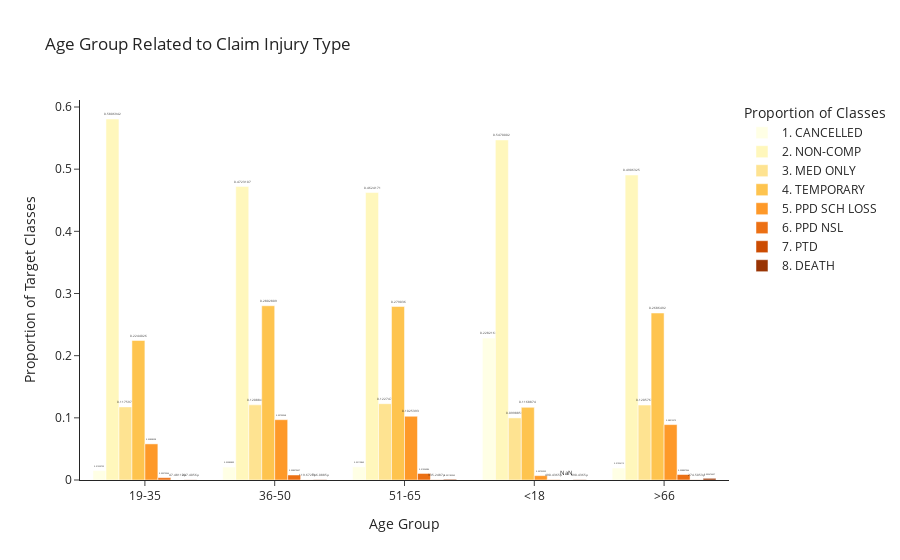
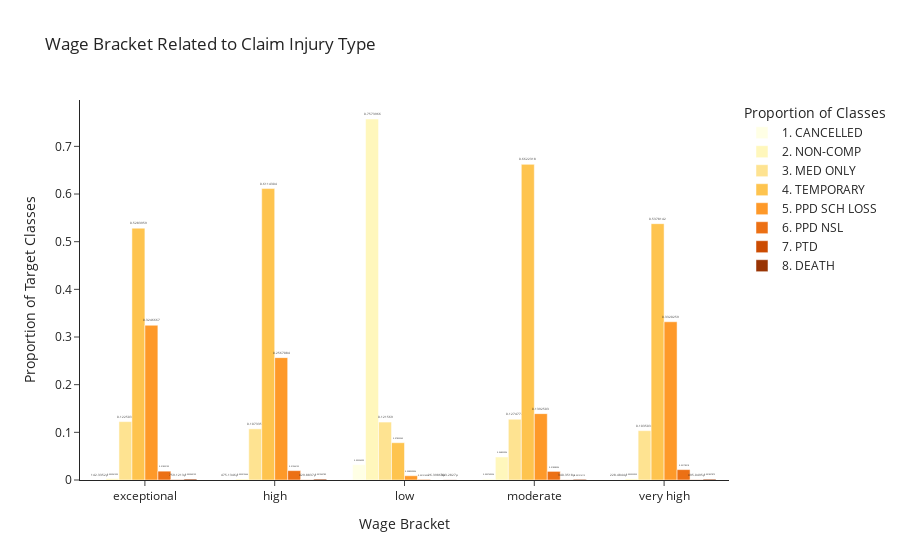
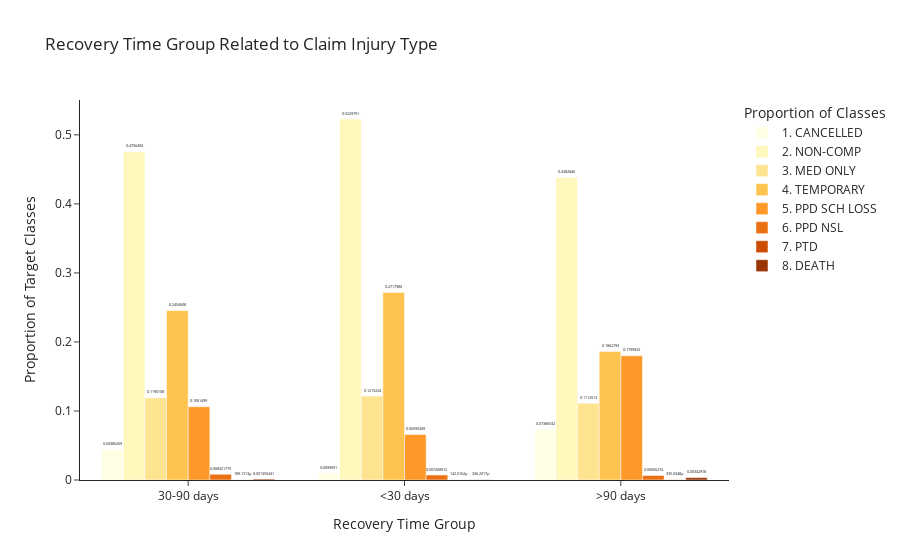
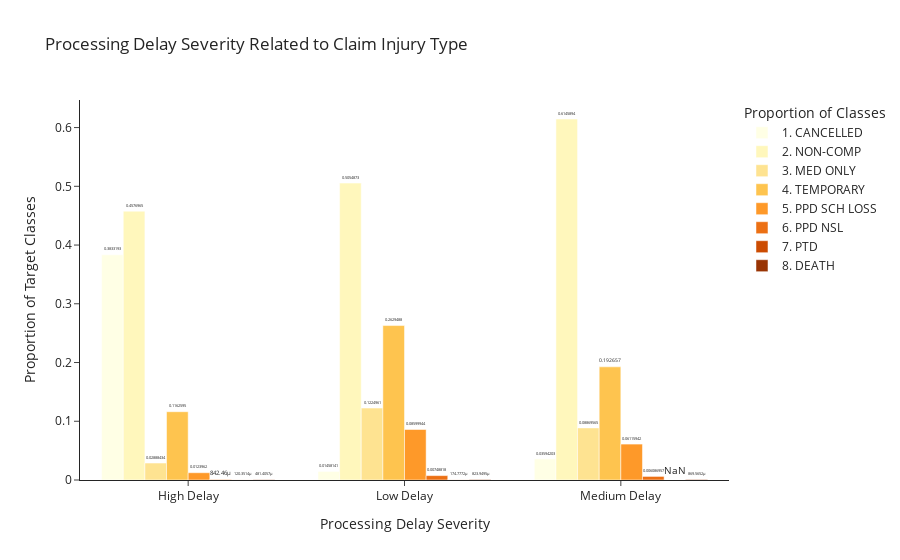

The cell these charts' notebook holds for them, in order:
### Markdown cell above
##### *Claim Status Distribution* by *Days Since Accident* - Remarks
- The longer the delay between the accident and the receipt of the Employer's Report of Work-Related Injury/Illness, the less likely it is to receive any form of compensation.

### Code cell
# define a function to create bar charts for each variable against the target classes
def plot_avg_relation_to_target(df, variable, target, title):
    # calculate the mean target distribution for each category in the variable
    group_data = df.groupby(variable)[target].value_counts(normalize=True).unstack()
    
    # create a bar chart for the variable with a clean template and a custom color palette
    fig = px.bar(
        group_data, 
        title=f'{title} Related to {target}', 
        template='simple_white',  
        text_auto=True, 
        barmode='group', 
        labels={target: 'Proportion of Classes', variable: title},
        color_discrete_sequence=px.colors.sequential.YlOrBr 
    )
    
    fig.update_traces(textposition='outside')
    fig.update_yaxes(title='Proportion of Target Classes')
    fig.update_xaxes(title=title)
    fig.update_layout(showlegend=True)
    fig.show()

# plot relationships for each variable
plot_avg_relation_to_target(X_train, 'Age Group', 'Claim Injury Type', 'Age Group')
plot_avg_relation_to_target(X_train, 'Wage Bracket', 'Claim Injury Type', 'Wage Bracket')
plot_avg_relation_to_target(X_train, 'Recovery Time Group', 'Claim Injury Type', 'Recovery Time Group')
plot_avg_relation_to_target(X_train, 'Processing Delay Severity', 'Claim Injury Type', 'Processing Delay Severity')
plot_avg_relation_to_target(X_train, 'Year Accident Grouping', 'Claim Injury Type', 'Year Accident Grouping')

### Figure 1 — Plotly figure (JSON) as saved in the notebook; plotly's stock layout.template omitted (floating-point values rounded to 4 significant figures)
{"data": [{"alignmentgroup": "True", "hovertemplate": "Proportion of Classes=1. CANCELLED<br>Age Group=%{x}<br>value=%{y}<extra></extra>", "legendgroup": "1. CANCELLED", "marker": {"color": "rgb(255,255,229)", "pattern": {"shape": ""}}, "name": "1. CANCELLED", "offsetgroup": "1. CANCELLED", "orientation": "v", "showlegend": true, "textposition": "outside", "texttemplate": "%{y}", "type": "bar", "x": ["19-35", "36-50", "51-65", "<18", ">66"], "xaxis": "x", "y": [0.01521, 0.02081, 0.0212, 0.2282, 0.01926], "yaxis": "y"}, {"alignmentgroup": "True", "hovertemplate": "Proportion of Classes=2. NON-COMP<br>Age Group=%{x}<br>value=%{y}<extra></extra>", "legendgroup": "2. NON-COMP", "marker": {"color": "rgb(255,247,188)", "pattern": {"shape": ""}}, "name": "2. NON-COMP", "offsetgroup": "2. NON-COMP", "orientation": "v", "showlegend": true, "textposition": "outside", "texttemplate": "%{y}", "type": "bar", "x": ["19-35", "36-50", "51-65", "<18", ">66"], "xaxis": "x", "y": [0.5807, 0.4723, 0.4624, 0.547, 0.4906], "yaxis": "y"}, {"alignmentgroup": "True", "hovertemplate": "Proportion of Classes=3. MED ONLY<br>Age Group=%{x}<br>value=%{y}<extra></extra>", "legendgroup": "3. MED ONLY", "marker": {"color": "rgb(254,227,145)", "pattern": {"shape": ""}}, "name": "3. MED ONLY", "offsetgroup": "3. MED ONLY", "orientation": "v", "showlegend": true, "textposition": "outside", "texttemplate": "%{y}", "type": "bar", "x": ["19-35", "36-50", "51-65", "<18", ">66"], "xaxis": "x", "y": [0.1176, 0.1209, 0.1227, 0.09989, 0.1206], "yaxis": "y"}, {"alignmentgroup": "True", "hovertemplate": "Proportion of Classes=4. TEMPORARY<br>Age Group=%{x}<br>value=%{y}<extra></extra>", "legendgroup": "4. TEMPORARY", "marker": {"color": "rgb(254,196,79)", "pattern": {"shape": ""}}, "name": "4. TEMPORARY", "offsetgroup": "4. TEMPORARY", "orientation": "v", "showlegend": true, "textposition": "outside", "texttemplate": "%{y}", "type": "bar", "x": ["19-35", "36-50", "51-65", "<18", ">66"], "xaxis": "x", "y": [0.2244, 0.2803, 0.279, 0.1169, 0.2686], "yaxis": "y"}, {"alignmentgroup": "True", "hovertemplate": "Proportion of Classes=5. PPD SCH LOSS<br>Age Group=%{x}<br>value=%{y}<extra></extra>", "legendgroup": "5. PPD SCH LOSS", "marker": {"color": "rgb(254,153,41)", "pattern": {"shape": ""}}, "name": "5. PPD SCH LOSS", "offsetgroup": "5. PPD SCH LOSS", "orientation": "v", "showlegend": true, "textposition": "outside", "texttemplate": "%{y}", "type": "bar", "x": ["19-35", "36-50", "51-65", "<18", ">66"], "xaxis": "x", "y": [0.05808, 0.09701, 0.1025, 0.00703, 0.08912], "yaxis": "y"}, {"alignmentgroup": "True", "hovertemplate": "Proportion of Classes=6. PPD NSL<br>Age Group=%{x}<br>value=%{y}<extra></extra>", "legendgroup": "6. PPD NSL", "marker": {"color": "rgb(236,112,20)", "pattern": {"shape": ""}}, "name": "6. PPD NSL", "offsetgroup": "6. PPD NSL", "orientation": "v", "showlegend": true, "textposition": "outside", "texttemplate": "%{y}", "type": "bar", "x": ["19-35", "36-50", "51-65", "<18", ">66"], "xaxis": "x", "y": [0.003731, 0.00807, 0.01054, 0.0004904, 0.008807], "yaxis": "y"}, {"alignmentgroup": "True", "hovertemplate": "Proportion of Classes=7. PTD<br>Age Group=%{x}<br>value=%{y}<extra></extra>", "legendgroup": "7. PTD", "marker": {"color": "rgb(204,76,2)", "pattern": {"shape": ""}}, "name": "7. PTD", "offsetgroup": "7. PTD", "orientation": "v", "showlegend": true, "textposition": "outside", "texttemplate": "%{y}", "type": "bar", "x": ["19-35", "36-50", "51-65", "<18", ">66"], "xaxis": "x", "y": [4.748e-05, 0.0001197, 0.0003352, null, 0.0002745], "yaxis": "y"}, {"alignmentgroup": "True", "hovertemplate": "Proportion of Classes=8. DEATH<br>Age Group=%{x}<br>value=%{y}<extra></extra>", "legendgroup": "8. DEATH", "marker": {"color": "rgb(153,52,4)", "pattern": {"shape": ""}}, "name": "8. DEATH", "offsetgroup": "8. DEATH", "orientation": "v", "showlegend": true, "textposition": "outside", "texttemplate": "%{y}", "type": "bar", "x": ["19-35", "36-50", "51-65", "<18", ">66"], "xaxis": "x", "y": [0.0002374, 0.0005161, 0.001185, 0.0004904, 0.002676], "yaxis": "y"}], "layout": {"barmode": "group", "legend": {"title": {"text": "Proportion of Classes"}, "tracegroupgap": 0}, "showlegend": true, "title": {"text": "Age Group Related to Claim Injury Type"}, "xaxis": {"anchor": "y", "domain": [0, 1], "title": {"text": "Age Group"}}, "yaxis": {"anchor": "x", "domain": [0, 1], "title": {"text": "Proportion of Target Classes"}}}}

### Figure 2 — Plotly figure (JSON) as saved in the notebook; plotly's stock layout.template omitted (floating-point values rounded to 4 significant figures)
{"data": [{"alignmentgroup": "True", "hovertemplate": "Proportion of Classes=1. CANCELLED<br>Wage Bracket=%{x}<br>value=%{y}<extra></extra>", "legendgroup": "1. CANCELLED", "marker": {"color": "rgb(255,255,229)", "pattern": {"shape": ""}}, "name": "1. CANCELLED", "offsetgroup": "1. CANCELLED", "orientation": "v", "showlegend": true, "textposition": "outside", "texttemplate": "%{y}", "type": "bar", "x": ["exceptional", "high", "low", "moderate", "very high"], "xaxis": "x", "y": [0.0001423, 0.0004751, 0.03225, 0.002769, 0.0002285], "yaxis": "y"}, {"alignmentgroup": "True", "hovertemplate": "Proportion of Classes=2. NON-COMP<br>Wage Bracket=%{x}<br>value=%{y}<extra></extra>", "legendgroup": "2. NON-COMP", "marker": {"color": "rgb(255,247,188)", "pattern": {"shape": ""}}, "name": "2. NON-COMP", "offsetgroup": "2. NON-COMP", "orientation": "v", "showlegend": true, "textposition": "outside", "texttemplate": "%{y}", "type": "bar", "x": ["exceptional", "high", "low", "moderate", "very high"], "xaxis": "x", "y": [0.002942, 0.002014, 0.7574, 0.04833, 0.002323], "yaxis": "y"}, {"alignmentgroup": "True", "hovertemplate": "Proportion of Classes=3. MED ONLY<br>Wage Bracket=%{x}<br>value=%{y}<extra></extra>", "legendgroup": "3. MED ONLY", "marker": {"color": "rgb(254,227,145)", "pattern": {"shape": ""}}, "name": "3. MED ONLY", "offsetgroup": "3. MED ONLY", "orientation": "v", "showlegend": true, "textposition": "outside", "texttemplate": "%{y}", "type": "bar", "x": ["exceptional", "high", "low", "moderate", "very high"], "xaxis": "x", "y": [0.1225, 0.1073, 0.1216, 0.1275, 0.1035], "yaxis": "y"}, {"alignmentgroup": "True", "hovertemplate": "Proportion of Classes=4. TEMPORARY<br>Wage Bracket=%{x}<br>value=%{y}<extra></extra>", "legendgroup": "4. TEMPORARY", "marker": {"color": "rgb(254,196,79)", "pattern": {"shape": ""}}, "name": "4. TEMPORARY", "offsetgroup": "4. TEMPORARY", "orientation": "v", "showlegend": true, "textposition": "outside", "texttemplate": "%{y}", "type": "bar", "x": ["exceptional", "high", "low", "moderate", "very high"], "xaxis": "x", "y": [0.5284, 0.6114, 0.07826, 0.6622, 0.5378], "yaxis": "y"}, {"alignmentgroup": "True", "hovertemplate": "Proportion of Classes=5. PPD SCH LOSS<br>Wage Bracket=%{x}<br>value=%{y}<extra></extra>", "legendgroup": "5. PPD SCH LOSS", "marker": {"color": "rgb(254,153,41)", "pattern": {"shape": ""}}, "name": "5. PPD SCH LOSS", "offsetgroup": "5. PPD SCH LOSS", "orientation": "v", "showlegend": true, "textposition": "outside", "texttemplate": "%{y}", "type": "bar", "x": ["exceptional", "high", "low", "moderate", "very high"], "xaxis": "x", "y": [0.3247, 0.2567, 0.008959, 0.1393, 0.332], "yaxis": "y"}, {"alignmentgroup": "True", "hovertemplate": "Proportion of Classes=6. PPD NSL<br>Wage Bracket=%{x}<br>value=%{y}<extra></extra>", "legendgroup": "6. PPD NSL", "marker": {"color": "rgb(236,112,20)", "pattern": {"shape": ""}}, "name": "6. PPD NSL", "offsetgroup": "6. PPD NSL", "orientation": "v", "showlegend": true, "textposition": "outside", "texttemplate": "%{y}", "type": "bar", "x": ["exceptional", "high", "low", "moderate", "very high"], "xaxis": "x", "y": [0.01855, 0.01966, 0.001214, 0.01809, 0.02178], "yaxis": "y"}, {"alignmentgroup": "True", "hovertemplate": "Proportion of Classes=7. PTD<br>Wage Bracket=%{x}<br>value=%{y}<extra></extra>", "legendgroup": "7. PTD", "marker": {"color": "rgb(204,76,2)", "pattern": {"shape": ""}}, "name": "7. PTD", "offsetgroup": "7. PTD", "orientation": "v", "showlegend": true, "textposition": "outside", "texttemplate": "%{y}", "type": "bar", "x": ["exceptional", "high", "low", "moderate", "very high"], "xaxis": "x", "y": [0.0007591, 0.0004299, 2.64e-05, 0.0003404, 0.000495], "yaxis": "y"}, {"alignmentgroup": "True", "hovertemplate": "Proportion of Classes=8. DEATH<br>Wage Bracket=%{x}<br>value=%{y}<extra></extra>", "legendgroup": "8. DEATH", "marker": {"color": "rgb(153,52,4)", "pattern": {"shape": ""}}, "name": "8. DEATH", "offsetgroup": "8. DEATH", "orientation": "v", "showlegend": true, "textposition": "outside", "texttemplate": "%{y}", "type": "bar", "x": ["exceptional", "high", "low", "moderate", "very high"], "xaxis": "x", "y": [0.00204, 0.001946, 0.0003333, 0.001516, 0.001828], "yaxis": "y"}], "layout": {"barmode": "group", "legend": {"title": {"text": "Proportion of Classes"}, "tracegroupgap": 0}, "showlegend": true, "title": {"text": "Wage Bracket Related to Claim Injury Type"}, "xaxis": {"anchor": "y", "domain": [0, 1], "title": {"text": "Wage Bracket"}}, "yaxis": {"anchor": "x", "domain": [0, 1], "title": {"text": "Proportion of Target Classes"}}}}

### Figure 3 — Plotly figure (JSON) as saved in the notebook; plotly's stock layout.template omitted (floating-point values rounded to 4 significant figures)
{"data": [{"alignmentgroup": "True", "hovertemplate": "Proportion of Classes=1. CANCELLED<br>Recovery Time Group=%{x}<br>value=%{y}<extra></extra>", "legendgroup": "1. CANCELLED", "marker": {"color": "rgb(255,255,229)", "pattern": {"shape": ""}}, "name": "1. CANCELLED", "offsetgroup": "1. CANCELLED", "orientation": "v", "showlegend": true, "textposition": "outside", "texttemplate": "%{y}", "type": "bar", "x": ["30-90 days", "<30 days", ">90 days"], "xaxis": "x", "y": [0.04386, 0.009999, 0.07387], "yaxis": "y"}, {"alignmentgroup": "True", "hovertemplate": "Proportion of Classes=2. NON-COMP<br>Recovery Time Group=%{x}<br>value=%{y}<extra></extra>", "legendgroup": "2. NON-COMP", "marker": {"color": "rgb(255,247,188)", "pattern": {"shape": ""}}, "name": "2. NON-COMP", "offsetgroup": "2. NON-COMP", "orientation": "v", "showlegend": true, "textposition": "outside", "texttemplate": "%{y}", "type": "bar", "x": ["30-90 days", "<30 days", ">90 days"], "xaxis": "x", "y": [0.4756, 0.523, 0.4383], "yaxis": "y"}, {"alignmentgroup": "True", "hovertemplate": "Proportion of Classes=3. MED ONLY<br>Recovery Time Group=%{x}<br>value=%{y}<extra></extra>", "legendgroup": "3. MED ONLY", "marker": {"color": "rgb(254,227,145)", "pattern": {"shape": ""}}, "name": "3. MED ONLY", "offsetgroup": "3. MED ONLY", "orientation": "v", "showlegend": true, "textposition": "outside", "texttemplate": "%{y}", "type": "bar", "x": ["30-90 days", "<30 days", ">90 days"], "xaxis": "x", "y": [0.119, 0.1215, 0.1113], "yaxis": "y"}, {"alignmentgroup": "True", "hovertemplate": "Proportion of Classes=4. TEMPORARY<br>Recovery Time Group=%{x}<br>value=%{y}<extra></extra>", "legendgroup": "4. TEMPORARY", "marker": {"color": "rgb(254,196,79)", "pattern": {"shape": ""}}, "name": "4. TEMPORARY", "offsetgroup": "4. TEMPORARY", "orientation": "v", "showlegend": true, "textposition": "outside", "texttemplate": "%{y}", "type": "bar", "x": ["30-90 days", "<30 days", ">90 days"], "xaxis": "x", "y": [0.2455, 0.2718, 0.1863], "yaxis": "y"}, {"alignmentgroup": "True", "hovertemplate": "Proportion of Classes=5. PPD SCH LOSS<br>Recovery Time Group=%{x}<br>value=%{y}<extra></extra>", "legendgroup": "5. PPD SCH LOSS", "marker": {"color": "rgb(254,153,41)", "pattern": {"shape": ""}}, "name": "5. PPD SCH LOSS", "offsetgroup": "5. PPD SCH LOSS", "orientation": "v", "showlegend": true, "textposition": "outside", "texttemplate": "%{y}", "type": "bar", "x": ["30-90 days", "<30 days", ">90 days"], "xaxis": "x", "y": [0.1061, 0.06595, 0.18], "yaxis": "y"}, {"alignmentgroup": "True", "hovertemplate": "Proportion of Classes=6. PPD NSL<br>Recovery Time Group=%{x}<br>value=%{y}<extra></extra>", "legendgroup": "6. PPD NSL", "marker": {"color": "rgb(236,112,20)", "pattern": {"shape": ""}}, "name": "6. PPD NSL", "offsetgroup": "6. PPD NSL", "orientation": "v", "showlegend": true, "textposition": "outside", "texttemplate": "%{y}", "type": "bar", "x": ["30-90 days", "<30 days", ">90 days"], "xaxis": "x", "y": [0.008322, 0.007269, 0.006563], "yaxis": "y"}, {"alignmentgroup": "True", "hovertemplate": "Proportion of Classes=7. PTD<br>Recovery Time Group=%{x}<br>value=%{y}<extra></extra>", "legendgroup": "7. PTD", "marker": {"color": "rgb(204,76,2)", "pattern": {"shape": ""}}, "name": "7. PTD", "offsetgroup": "7. PTD", "orientation": "v", "showlegend": true, "textposition": "outside", "texttemplate": "%{y}", "type": "bar", "x": ["30-90 days", "<30 days", ">90 days"], "xaxis": "x", "y": [0.0001891, 0.000142, 0.000335], "yaxis": "y"}, {"alignmentgroup": "True", "hovertemplate": "Proportion of Classes=8. DEATH<br>Recovery Time Group=%{x}<br>value=%{y}<extra></extra>", "legendgroup": "8. DEATH", "marker": {"color": "rgb(153,52,4)", "pattern": {"shape": ""}}, "name": "8. DEATH", "offsetgroup": "8. DEATH", "orientation": "v", "showlegend": true, "textposition": "outside", "texttemplate": "%{y}", "type": "bar", "x": ["30-90 days", "<30 days", ">90 days"], "xaxis": "x", "y": [0.001355, 0.0003362, 0.003429], "yaxis": "y"}], "layout": {"barmode": "group", "legend": {"title": {"text": "Proportion of Classes"}, "tracegroupgap": 0}, "showlegend": true, "title": {"text": "Recovery Time Group Related to Claim Injury Type"}, "xaxis": {"anchor": "y", "domain": [0, 1], "title": {"text": "Recovery Time Group"}}, "yaxis": {"anchor": "x", "domain": [0, 1], "title": {"text": "Proportion of Target Classes"}}}}

### Figure 4 — Plotly figure (JSON) as saved in the notebook; plotly's stock layout.template omitted (floating-point values rounded to 4 significant figures)
{"data": [{"alignmentgroup": "True", "hovertemplate": "Proportion of Classes=1. CANCELLED<br>Processing Delay Severity=%{x}<br>value=%{y}<extra></extra>", "legendgroup": "1. CANCELLED", "marker": {"color": "rgb(255,255,229)", "pattern": {"shape": ""}}, "name": "1. CANCELLED", "offsetgroup": "1. CANCELLED", "orientation": "v", "showlegend": true, "textposition": "outside", "texttemplate": "%{y}", "type": "bar", "x": ["High Delay", "Low Delay", "Medium Delay"], "xaxis": "x", "y": [0.3833, 0.01458, 0.03594], "yaxis": "y"}, {"alignmentgroup": "True", "hovertemplate": "Proportion of Classes=2. NON-COMP<br>Processing Delay Severity=%{x}<br>value=%{y}<extra></extra>", "legendgroup": "2. NON-COMP", "marker": {"color": "rgb(255,247,188)", "pattern": {"shape": ""}}, "name": "2. NON-COMP", "offsetgroup": "2. NON-COMP", "orientation": "v", "showlegend": true, "textposition": "outside", "texttemplate": "%{y}", "type": "bar", "x": ["High Delay", "Low Delay", "Medium Delay"], "xaxis": "x", "y": [0.4577, 0.5055, 0.6146], "yaxis": "y"}, {"alignmentgroup": "True", "hovertemplate": "Proportion of Classes=3. MED ONLY<br>Processing Delay Severity=%{x}<br>value=%{y}<extra></extra>", "legendgroup": "3. MED ONLY", "marker": {"color": "rgb(254,227,145)", "pattern": {"shape": ""}}, "name": "3. MED ONLY", "offsetgroup": "3. MED ONLY", "orientation": "v", "showlegend": true, "textposition": "outside", "texttemplate": "%{y}", "type": "bar", "x": ["High Delay", "Low Delay", "Medium Delay"], "xaxis": "x", "y": [0.02888, 0.1225, 0.0887], "yaxis": "y"}, {"alignmentgroup": "True", "hovertemplate": "Proportion of Classes=4. TEMPORARY<br>Processing Delay Severity=%{x}<br>value=%{y}<extra></extra>", "legendgroup": "4. TEMPORARY", "marker": {"color": "rgb(254,196,79)", "pattern": {"shape": ""}}, "name": "4. TEMPORARY", "offsetgroup": "4. TEMPORARY", "orientation": "v", "showlegend": true, "textposition": "outside", "texttemplate": "%{y}", "type": "bar", "x": ["High Delay", "Low Delay", "Medium Delay"], "xaxis": "x", "y": [0.1163, 0.2629, 0.1927], "yaxis": "y"}, {"alignmentgroup": "True", "hovertemplate": "Proportion of Classes=5. PPD SCH LOSS<br>Processing Delay Severity=%{x}<br>value=%{y}<extra></extra>", "legendgroup": "5. PPD SCH LOSS", "marker": {"color": "rgb(254,153,41)", "pattern": {"shape": ""}}, "name": "5. PPD SCH LOSS", "offsetgroup": "5. PPD SCH LOSS", "orientation": "v", "showlegend": true, "textposition": "outside", "texttemplate": "%{y}", "type": "bar", "x": ["High Delay", "Low Delay", "Medium Delay"], "xaxis": "x", "y": [0.0124, 0.086, 0.06116], "yaxis": "y"}, {"alignmentgroup": "True", "hovertemplate": "Proportion of Classes=6. PPD NSL<br>Processing Delay Severity=%{x}<br>value=%{y}<extra></extra>", "legendgroup": "6. PPD NSL", "marker": {"color": "rgb(236,112,20)", "pattern": {"shape": ""}}, "name": "6. PPD NSL", "offsetgroup": "6. PPD NSL", "orientation": "v", "showlegend": true, "textposition": "outside", "texttemplate": "%{y}", "type": "bar", "x": ["High Delay", "Low Delay", "Medium Delay"], "xaxis": "x", "y": [0.0008425, 0.007488, 0.006087], "yaxis": "y"}, {"alignmentgroup": "True", "hovertemplate": "Proportion of Classes=7. PTD<br>Processing Delay Severity=%{x}<br>value=%{y}<extra></extra>", "legendgroup": "7. PTD", "marker": {"color": "rgb(204,76,2)", "pattern": {"shape": ""}}, "name": "7. PTD", "offsetgroup": "7. PTD", "orientation": "v", "showlegend": true, "textposition": "outside", "texttemplate": "%{y}", "type": "bar", "x": ["High Delay", "Low Delay", "Medium Delay"], "xaxis": "x", "y": [0.0001204, 0.0001748, null], "yaxis": "y"}, {"alignmentgroup": "True", "hovertemplate": "Proportion of Classes=8. DEATH<br>Processing Delay Severity=%{x}<br>value=%{y}<extra></extra>", "legendgroup": "8. DEATH", "marker": {"color": "rgb(153,52,4)", "pattern": {"shape": ""}}, "name": "8. DEATH", "offsetgroup": "8. DEATH", "orientation": "v", "showlegend": true, "textposition": "outside", "texttemplate": "%{y}", "type": "bar", "x": ["High Delay", "Low Delay", "Medium Delay"], "xaxis": "x", "y": [0.0004814, 0.0008239, 0.0008696], "yaxis": "y"}], "layout": {"barmode": "group", "legend": {"title": {"text": "Proportion of Classes"}, "tracegroupgap": 0}, "showlegend": true, "title": {"text": "Processing Delay Severity Related to Claim Injury Type"}, "xaxis": {"anchor": "y", "domain": [0, 1], "title": {"text": "Processing Delay Severity"}}, "yaxis": {"anchor": "x", "domain": [0, 1], "title": {"text": "Proportion of Target Classes"}}}}
